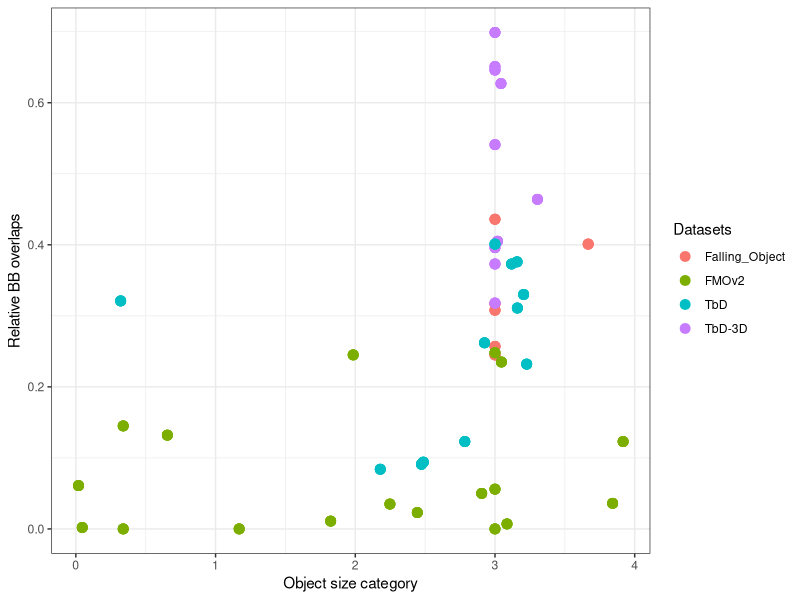
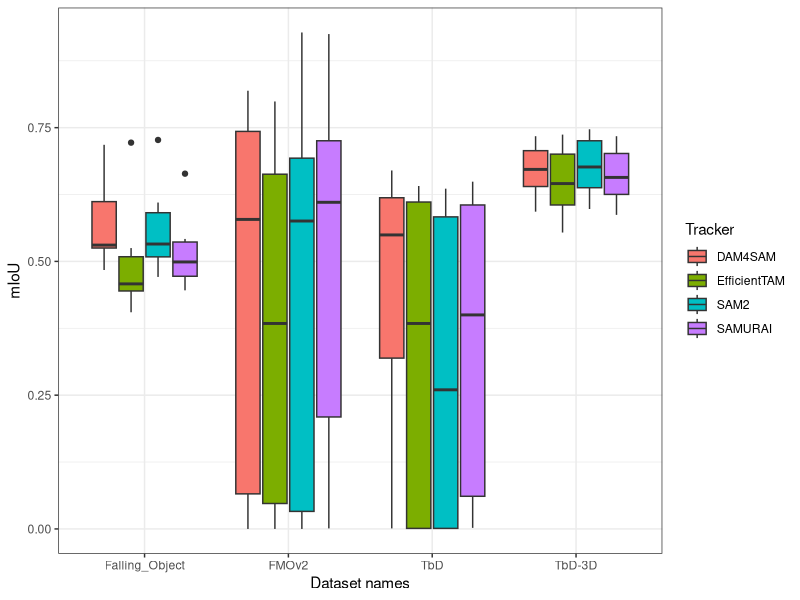
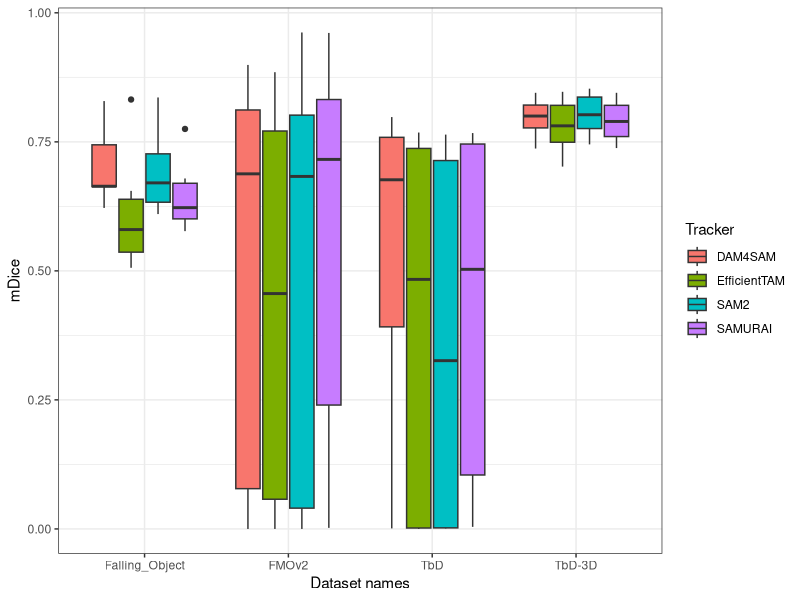

R code for these plots, in order:
## ---- chunk 1
library(ggplot2)
library(knitr)


# Falling object : 6 sequences
datasetname0=rep(c("Falling_Object"),each=6*4)

trackername0=rep(c("SAM2","EfficientTAM","DAM4SAM","SAMURAI"),each=6)

sequence0=rep(c("v_box_GTgamma",
            "v_cell_GTgamma",
            "v_key_GTgamma",
            "v_marker_GTgamma",
            "v_pen_GTgamma",
            "v_rubber_GTgamma"),times=4)


mIoU0=c(0.727,0.531,0.501,0.534, 0.610,0.471,
        0.722,0.460,0.456,0.525,0.441,0.405,
        0.718,0.525, 0.536,0.525, 0.637, 0.484,
        0.664, 0.446, 0.479, 0.542, 0.519, 0.470)

mDice0=c(0.836,0.669,0.621,0.672,0.745,0.610,
         0.832, 0.590,0.570,0.655,0.525,0.506,
         0.829, 0.663, 0.664, 0.664,0.771, 0.622,
         0.775, 0.577, 0.600, 0.679, 0.642, 0.603)

mOverlap0=rep(c(0.436,0.257,0.245,0.308,0.401,0.317),times=4)
mObjSize0=rep(c(3.000,3.000,3.000,3.000,3.667,3.000),times=4)



# TbD-3D: 10 sequences
datasetname1=rep(c("TbD-3D"),each=10*4)
trackername1=rep(c("SAM2","EfficientTAM","DAM4SAM","SAMURAI"),each=10)

sequence1=rep(c("HighFPS_GT_depth2",
            "HighFPS_GT_depthb2",
            "HighFPS_GT_depthf1",
            "HighFPS_GT_depthf2",
            "HighFPS_GT_depthf3",
            "HighFPS_GT_out1",
            "HighFPS_GT_out2",
            "HighFPS_GT_outa1",
            "HighFPS_GT_outb1",
            "HighFPS_GT_outf1"),times=4)

mOverlap1=rep(c(0.627,0.699,0.541,0.651,0.646,0.405,0.373,0.464,0.318,0.396),times=4)

mObjSize1=rep(c(3.043,3.000,3.000,3.000,3.000,3.018,3.000,3.304,3.000,3.000),times=4)


mIoU1=c(0.726,0.598,0.668,0.635,0.646,0.747,0.737,0.724,0.608,0.685,
        0.693,0.568,0.618,0.616,0.602,0.737,0.722,0.703,0.554,0.673,
        0.712,0.593,0.666,0.640,0.640,0.734,0.722,0.692,0.596,0.678,
        0.701,0.587,0.632,0.615,0.656,0.734,0.722,0.702,0.623,0.658)

mDice1=c(0.833,0.747,0.795,0.774,0.781,0.853,0.847,0.838, 0.745,0.810,
         0.811,0.723,0.759,0.760,0.746,0.847,0.837,0.824,0.702,0.802,
         0.823,0.743,0.794,0.777,0.777,0.845,0.837,0.816,0.737,0.806,
         0.817,0.738,0.767,0.758,0.789,0.845,0.836,0.822,0.752,0.790)


# FMOv2 : 18 sequences
datasetname2=rep(c("FMOv2"),each=18*4)
trackername2=rep(c("SAM2","EfficientTAM","DAM4SAM","SAMURAI"),each=18)

sequence2=rep(c("atp_serves",
            "blue",
            "darts1",
            "darts_window1",
            "frisbee",
            "hockey",
            "ping_pong_paint",
            "ping_pong_side",
            "ping_pong_top",
            "softball",
            "squash",
            "tennis1",
            "tennis2",
            "tennis_serve_back",
            "tennis_serve_side",
            "volleyball1",
            "volleyball_passing",
            "william_tell"),times=4)

mOverlap2=rep(c(0.000,0.056,0.007,0.000,0.036,0.000,0.050,0.035,0.245,0.023,0.002,0.061,0.145,0.132,0.011,0.123,0.235,0.248),times=4)
  
mObjSize2=rep(c(1.169,3.000,3.086,3.000,3.842,0.339,2.905,2.248,1.985,2.444,0.046,0.019,0.339,0.655,1.824,3.917,3.046,3.000),times=4)

mIoU2=c(0.035,0.705,0.647,0.000,0.928,0.082,0.024,0.657,0.632,0.000,0.024,0.287,0.032,0.566,0.721,0.830,0.780,0.585,
        0.116,0.711,0.648,0.000,0.488,0.387,0.026,0.611,0.381,0.000,0.023,0.112,0.005,0.271,0.710,0.799,0.775,0.668,
        0.337,0.707,0.632,0.039,0.761,0.088,0.058,0.704,0.785,0.000,0.024,0.292,0.024,0.559,0.755,0.819,0.766,0.598,
        0.288,0.712,0.658,0.183,0.925,0.079,0.357,0.668,0.783,0.001,0.024,0.304,0.027,0.589,0.730,0.825,0.781,0.632)

mDice2=c(0.038,0.809,0.780,0.000,0.962,0.096,0.029,0.739,0.698,0.000,0.028,0.388,0.047,0.668,0.814,0.906,0.874,0.701,
         0.134,0.790,0.774,0.000,0.506,0.486,0.032,0.678,0.426,0.000,0.028,0.149,0.007,0.313, 0.805,0.885,0.870,0.762,
         0.380,0.811,0.766,0.068,0.812,0.108,0.067,0.791,0.865,0.000,0.029,0.396,0.034,0.664,0.855,0.899,0.865,0.712,
         0.327,0.814,0.785,0.211,0.961,0.093,0.405,0.748, 0.868,0.002, 0.029,0.410,0.039,0.699,0.838,0.903,0.874,0.733)



# TbD : 12 sequences
datasetname3=rep(c("TbD"),each=12*4)
trackername3=rep(c("SAM2","EfficientTAM","DAM4SAM","SAMURAI"),each=12)
sequence3=rep(c("VS_badminton_white_GX010058-8",
            "VS_badminton_yellow_GX010060-8",  
            "fall_cube",
            "hit_tennis",
            "hit_tennis2",
            "VS_pingpong_GX010051-8",
            "VS_roll_golf-gc-12",
            "VS_tennis_GX010073-8",
            "throw_floor",
            "throw_soft",
            "throw_tennis",
            "VS_volleyball_GX010068-12"),times=4)

mOverlap3=rep(c(0.094,0.084,0.376,0.401,0.311,0.091,0.321,0.123,0.330,0.373,0.232,0.262),times=4)

mObjSize3=rep(c(2.487,2.179,3.158,3.000,3.160,2.474,0.321,2.784,3.205,3.119,3.227,2.925),times=4)

mIoU3=c(0.002,0.456,0.552,0.617,0.064,0.572,0.620,0.001,0.001,0.001,0.001,0.636,
        0.001,0.226,0.542,0.618,0.064,0.610,0.614,0.589,0.000,0.001,0.000,0.641,
        0.625,0.474,0.549,0.617,0.422,0.550,0.612,0.010,0.011,0.001,0.670,0.634,
        0.002,0.287,0.546,0.613,0.168,0.622,0.603,0.005,0.040,0.513,0.068,0.649)

mDice3=c(0.004,0.571,0.698, 0.761,0.081,0.675,0.764,0.001,0.002,0.001, 0.002, 0.764,
         0.002,0.276,0.691,0.764,0.081,0.730,0.759,0.717,0.000,0.001, 0.000, 0.768,
         0.745,0.591,0.698,0.761,0.517,0.655,0.758,0.014,0.015,0.001,0.798,0.762,
         0.004,0.352,0.698,0.759,0.207,0.744,0.751,0.010,0.064,0.654,0.118,0.767)


# create a data frame
datasetname=c(datasetname0,datasetname1,datasetname2,datasetname3)
Tracker=c(trackername0,trackername1,trackername2,trackername3)
sequence=c(sequence0,sequence1,sequence2,sequence3)

mOverlap=c(mOverlap0,mOverlap1,mOverlap2,mOverlap3)
mObjSize=c(mObjSize0,mObjSize1,mObjSize2,mObjSize3)

mIoU=c(mIoU0,mIoU1,mIoU2,mIoU3)
mDice=c(mDice0,mDice1,mDice2,mDice3)  

data=data.frame(datasetname,sequence, Tracker,  mIoU,mDice,mOverlap,mObjSize)
## ---- chunk 2
ggplot(data, aes(x=mObjSize, y=mOverlap,  color=datasetname)) +
  geom_point(size=3)+
  xlab("Object size category")+
  ylab("Relative BB overlaps")+
  labs(color="Datasets")+
  theme_bw()
## ---- chunk 3

ggplot(data, aes(x=datasetname, y=mIoU, fill=Tracker)) + 
  geom_boxplot()+
  xlab("Dataset names")+
  theme_bw()
## ---- chunk 4
ggplot(data, aes(x=datasetname, y=mDice, fill=Tracker)) + 
  geom_boxplot()+
  xlab("Dataset names")+
  theme_bw()
## ---- chunk 5

library(dplyr)

summary_mIoU <- data %>%
  group_by(Tracker) %>%
  summarise(
    MIN_mIoU= min(mIoU),
    MAX_mIoU= max(mIoU),
    MEDIAN_mIoU = median(mIoU),
    MEAN_mIoU = mean(mIoU)
  )


summary_mDice <- data %>%
  group_by(Tracker) %>%
  summarise(
    MIN_mDice= min(mDice),
    MAX_mDice= max(mDice),
    MEDIAN_mDice = median(mDice),
    MEAN_mDice = mean(mDice)
  )

kable(summary_mIoU) 
kable(summary_mDice)  
## ---- chunk 6
  kable(data)
